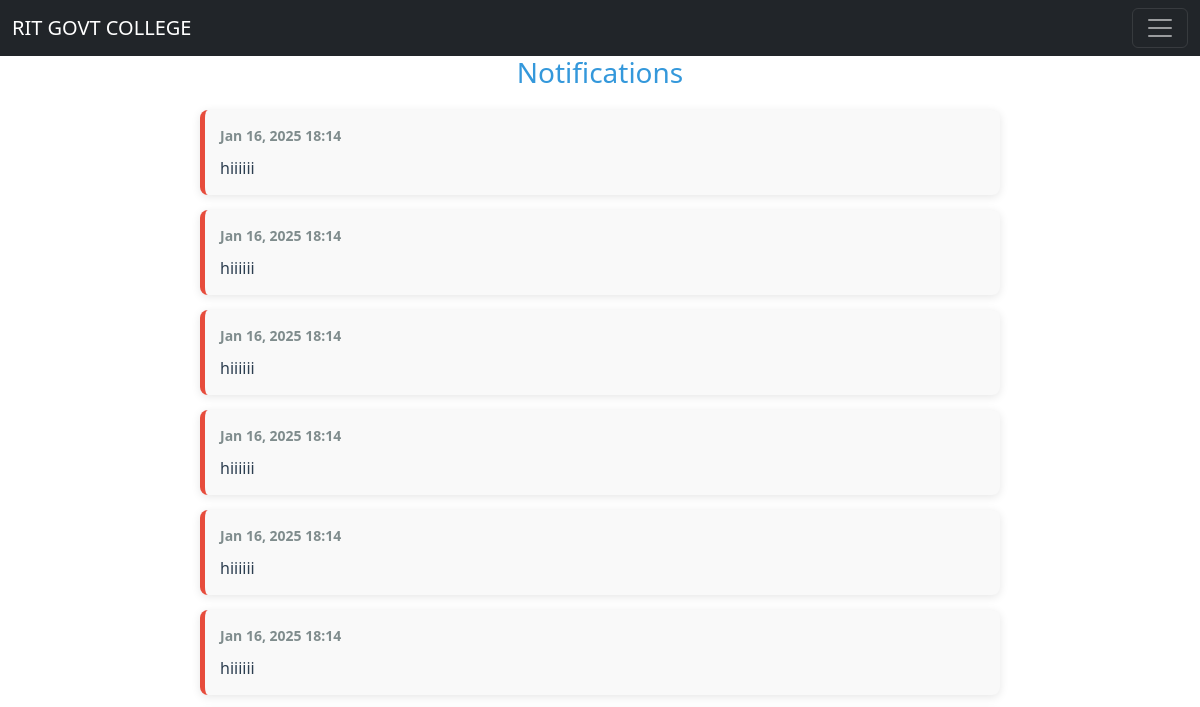
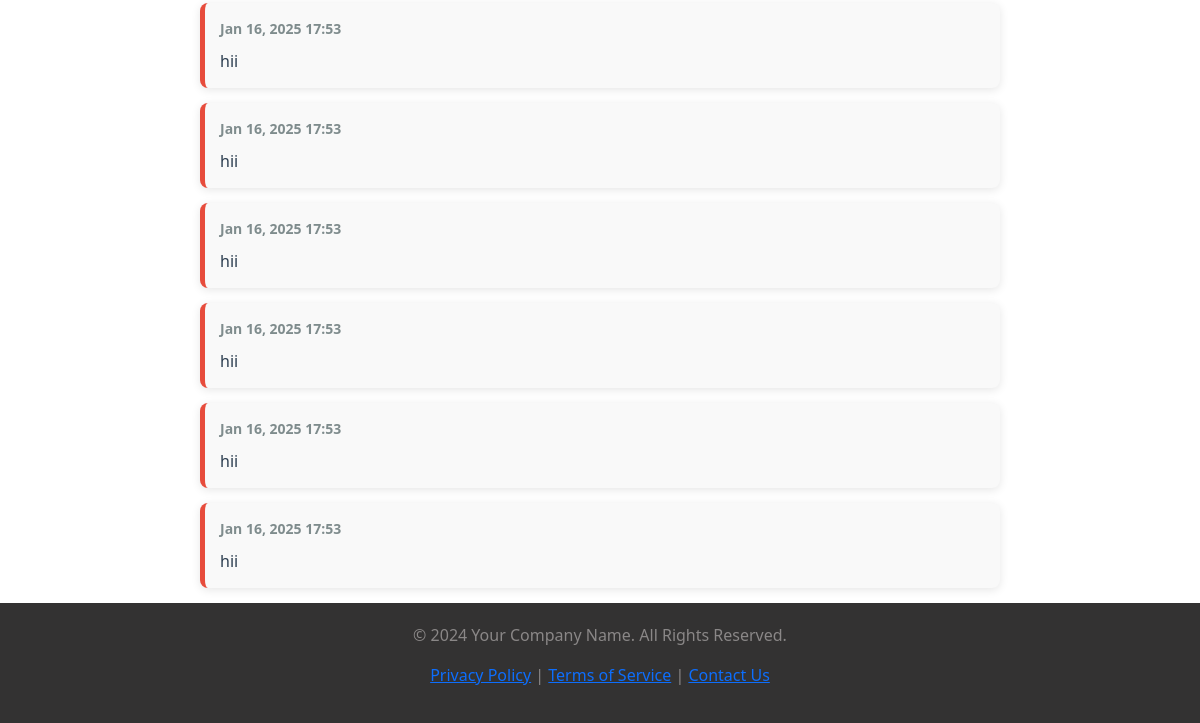
Page /notifications/ (signed in) on the earlier database version (2 pictures, top to bottom).
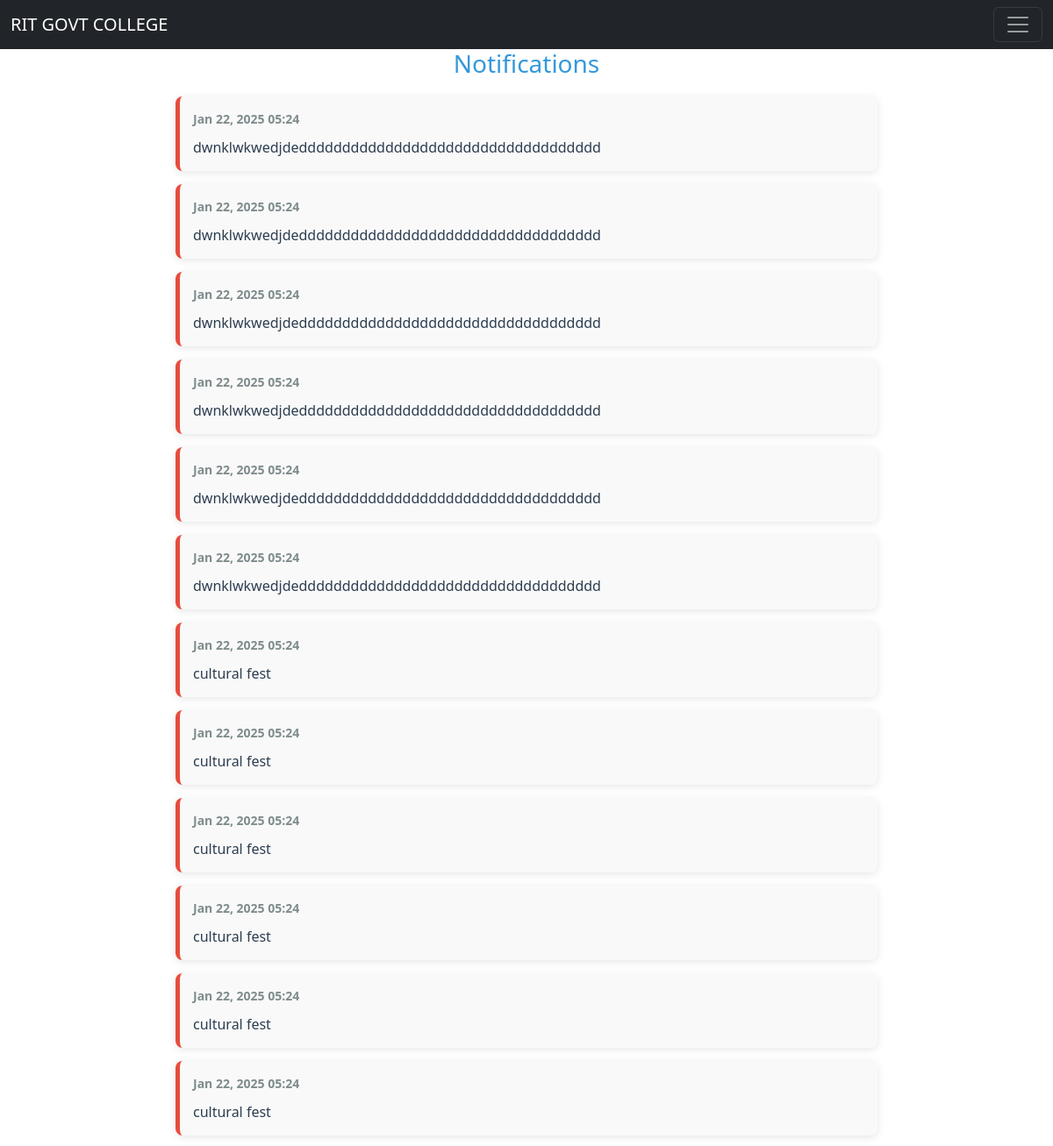
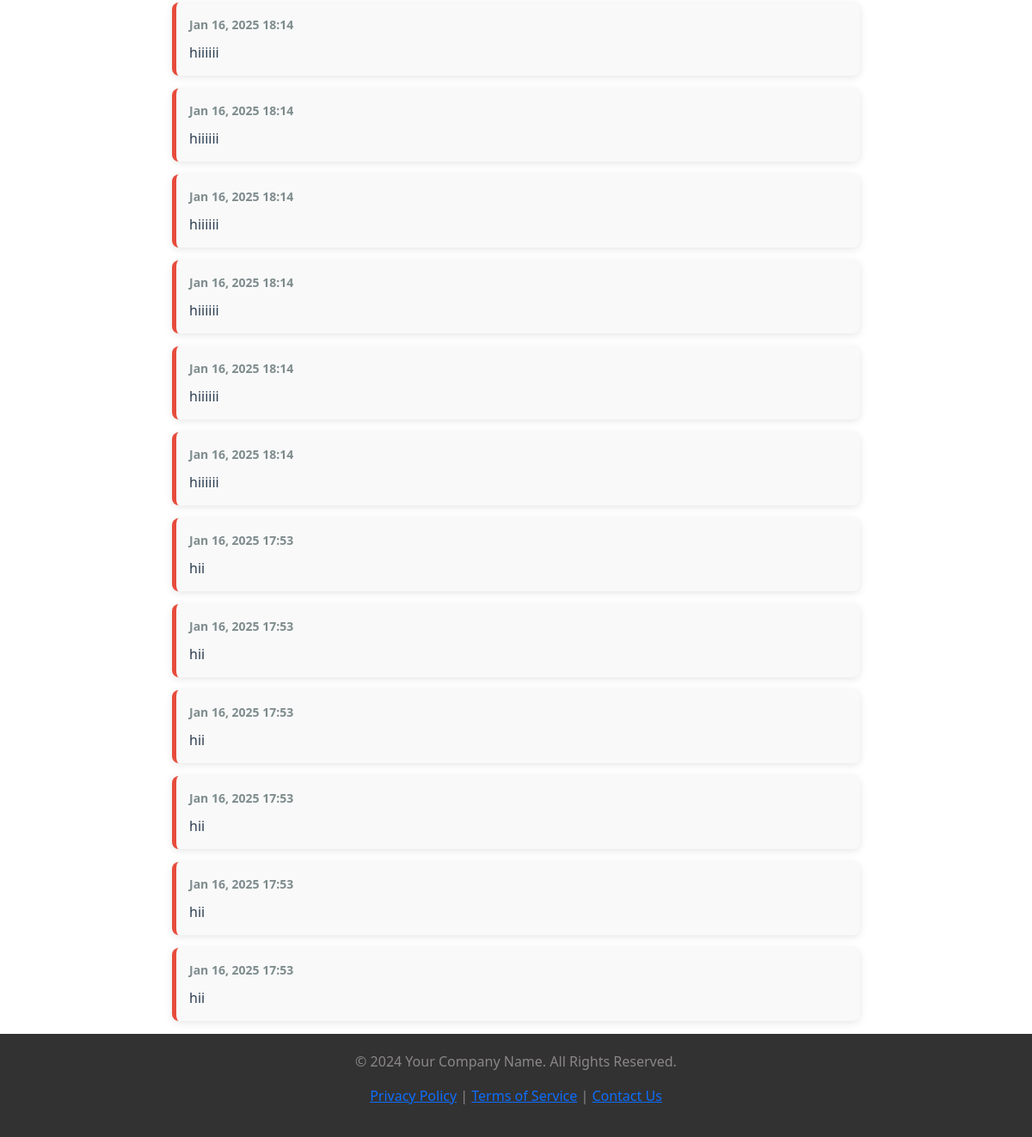
Same page on the later database version (2 pictures, top to bottom).
### app1/models.py (models this page shows, shortened)
class Notification(models.Model):
    sender = models.ForeignKey(staff, on_delete=models.CASCADE, related_name="sent_notifications")
    recipient = models.CharField(max_length=10, choices=[('student', 'Student'), ('staff', 'Staff')])  # Recipient type
    message = models.TextField()
    timestamp = models.DateTimeField(auto_now_add=True)  # Automatically set when the message is created
    is_read = models.BooleanField(default=False)  # To track if the message has been read

### app1/views.py (the view)
# urls.py: path('notifications/', views.notifications, name='notifications'),
def notifications(request):
    user_type = None
    notifications = []
    if 'sid' in request.session:  # Student
        user_type = 'student'
    elif 'stid' in request.session:  # Staff
        user_type = 'staff'
    if user_type:
        notifications = Notification.objects.filter(recipient=user_type).order_by('-timestamp')
    return render(request, 'notifications.html', {'notifications': notifications})

### templates/notifications.html (shortened to what this page needs)
{% extends 'base.html' %}
{% block content %}
{% load static %}
<h2>Notifications</h2>
<ul class="notifications-list">
    {% for notification in notifications %}
        <li class="notification-item {% if not notification.is_read %}unread{% endif %}">
            <div class="notification-header">
                <strong>{{ notification.timestamp|date:"M d, Y H:i" }}</strong>
            </div>
            <div class="notification-message">
                {{ notification.message }}
            </div>
        </li>
    {% empty %}
        <li class="no-notifications">No notifications found.</li>
    {% endfor %}
</ul>
{% endblock %}

Differences in the rows shown:
added Notification: timestamp "Jan 22, 2025 05:24", message "dwnklwkwedjdeddddddddddddddddddddddddddddddddddd"
added Notification: timestamp "Jan 22, 2025 05:24", message "dwnklwkwedjdeddddddddddddddddddddddddddddddddddd"
added Notification: timestamp "Jan 22, 2025 05:24", message "dwnklwkwedjdeddddddddddddddddddddddddddddddddddd"
added Notification: timestamp "Jan 22, 2025 05:24", message "dwnklwkwedjdeddddddddddddddddddddddddddddddddddd"
added Notification: timestamp "Jan 22, 2025 05:24", message "dwnklwkwedjdeddddddddddddddddddddddddddddddddddd"
added Notification: timestamp "Jan 22, 2025 05:24", message "dwnklwkwedjdeddddddddddddddddddddddddddddddddddd"
added Notification: timestamp "Jan 22, 2025 05:24", message "cultural fest"
added Notification: timestamp "Jan 22, 2025 05:24", message "cultural fest"
added Notification: timestamp "Jan 22, 2025 05:24", message "cultural fest"
added Notification: timestamp "Jan 22, 2025 05:24", message "cultural fest"
added Notification: timestamp "Jan 22, 2025 05:24", message "cultural fest"
added Notification: timestamp "Jan 22, 2025 05:24", message "cultural fest"
